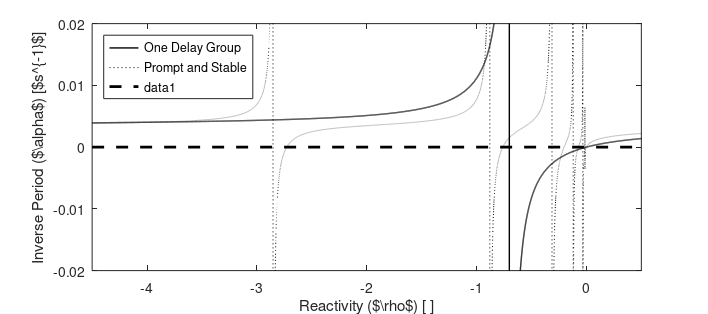

Write the MATLAB code that produced this figure. (Note: this script raises an error after producing the figure.)
clear; close all; clc;
set(gcf,'Units','centimeters');

Lambda=4.41190E-7;
betak=[7.87173E-5 7.09826E-4 6.10649E-4 1.20866E-3 5.47426E-4 1.65755E-4];
lambdak=[0.0134 0.0322 0.1202 0.3133 0.8794 2.8530];

alpha = linspace(-4.5,0.5,10000);
rho = zeros(size(alpha));
lambdabar=mean(lambdak);
beta=sum(betak);
for i=1:numel(alpha)
        rho(i) = alpha(i)*Lambda + sum(beta*alpha(i)./(alpha(i)+lambdabar));
end

h=plot(alpha,rho,'k-');
set(h,'LineWidth',1);
for i=1:numel(alpha)
        rho(i) = alpha(i)*Lambda + sum(betak*alpha(i)./(alpha(i)+lambdak));
end
hold on;
h5=plot(alpha,rho,'k:');


axis([-4.5 0.5, -0.02 0.02])
l=legend('One Delay Group','Prompt and Stable');
set(l,'interpreter','none','Location','NorthWest');

h2=plot([-4.5 0.5],[0 0],'k--');
set(h2,'LineWidth',2);

ylabel('Inverse Period ($\alpha$) [$s^{-1}$]','interpreter','none');
xlabel('Reactivity ($\rho$) [ ]','interpreter','none');
figwidth=18;
figheight=8;
set(gcf,'Position',[1 1 figwidth figheight],'PaperPositionMode','auto');
plot2svg('img/NUCL_511_HWMK_6_PROB_2.svg');